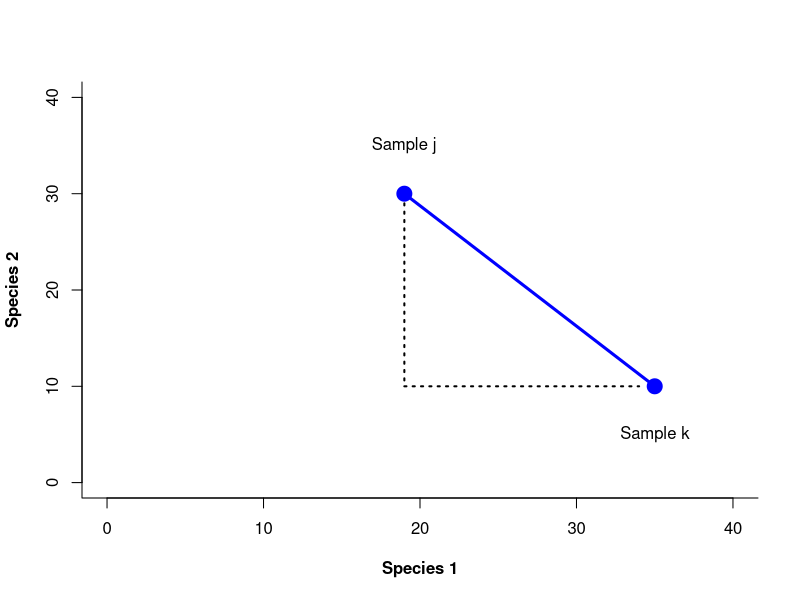
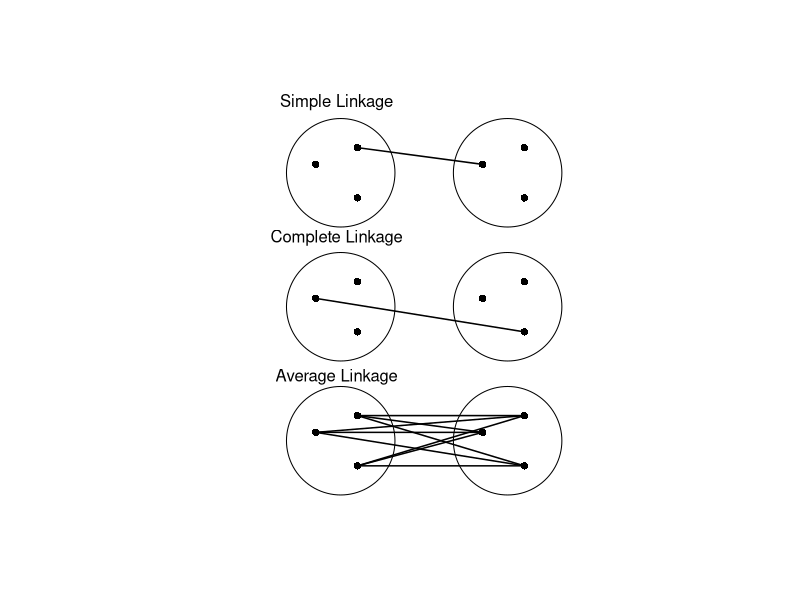
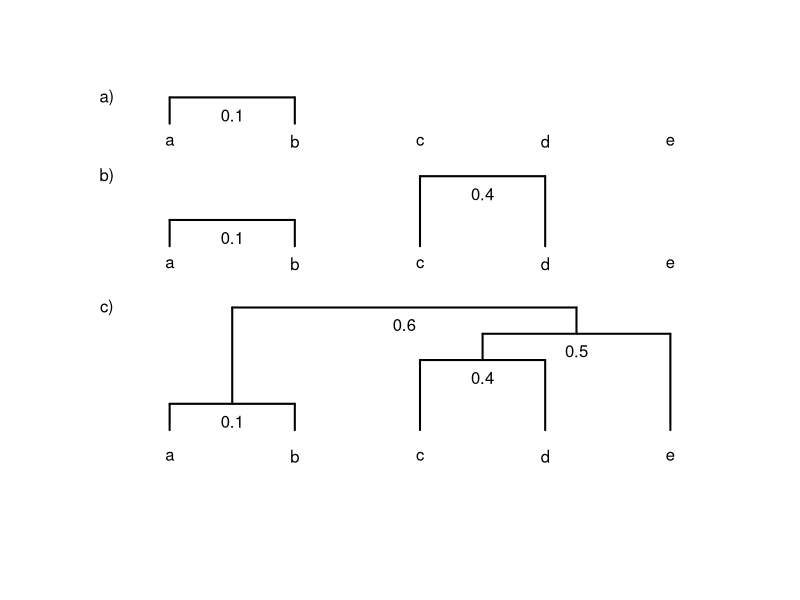
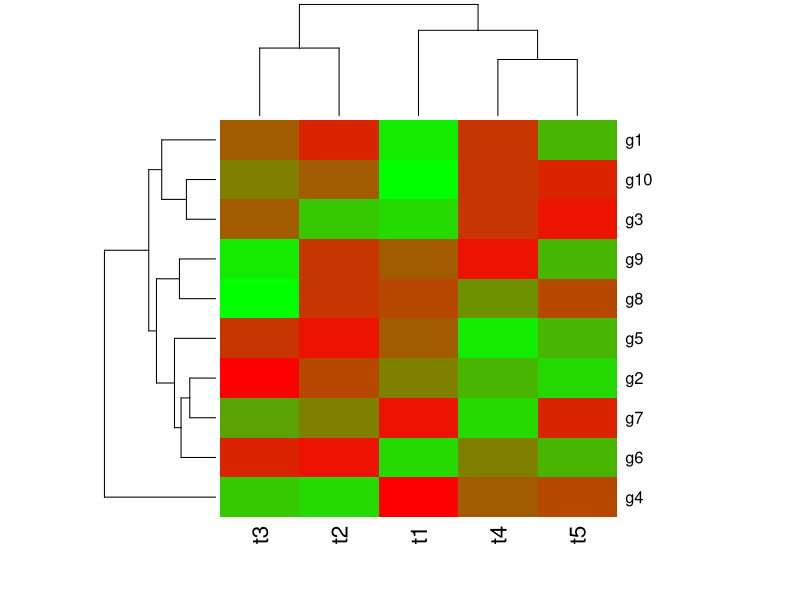
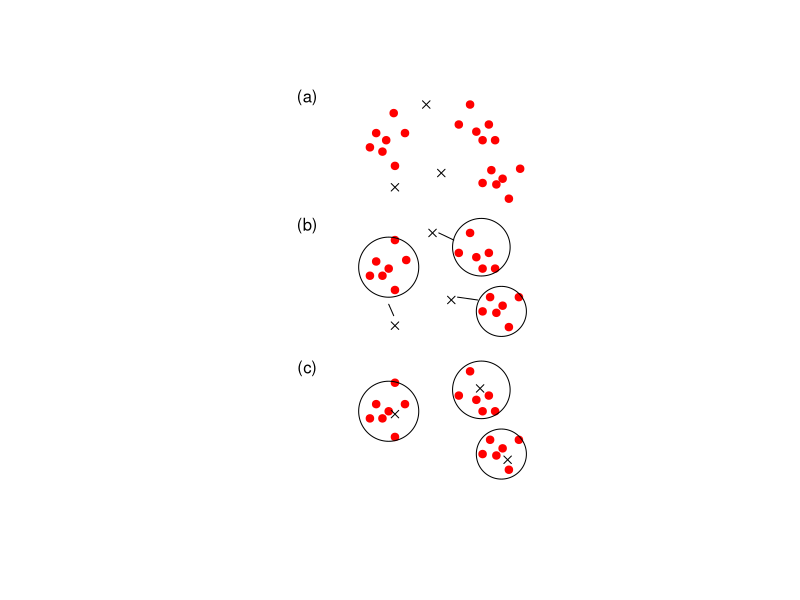
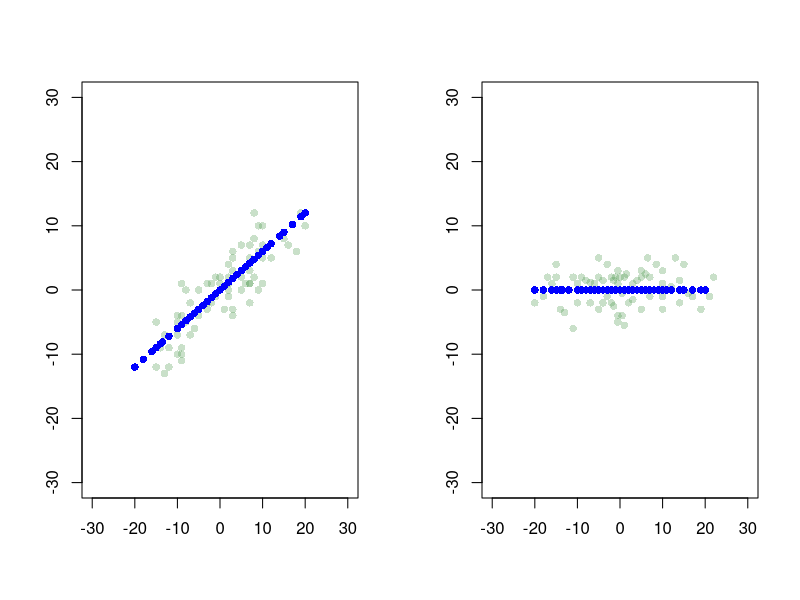
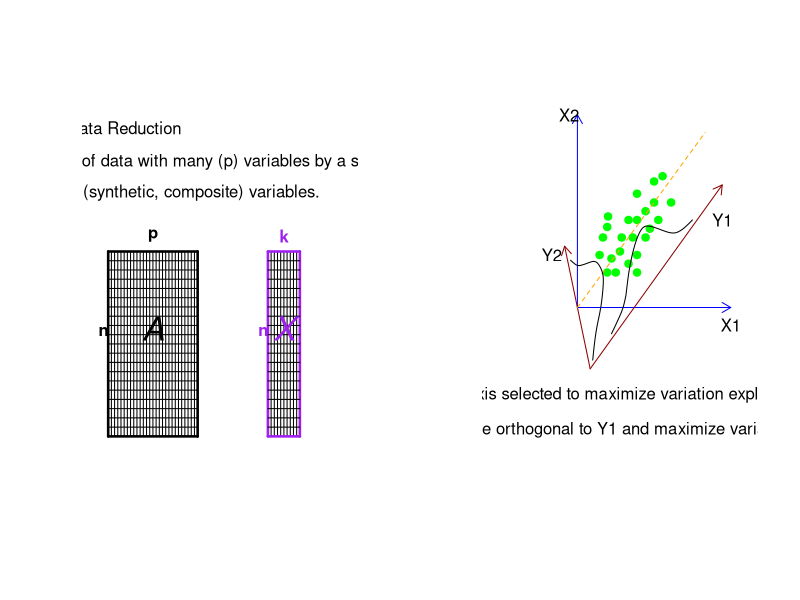
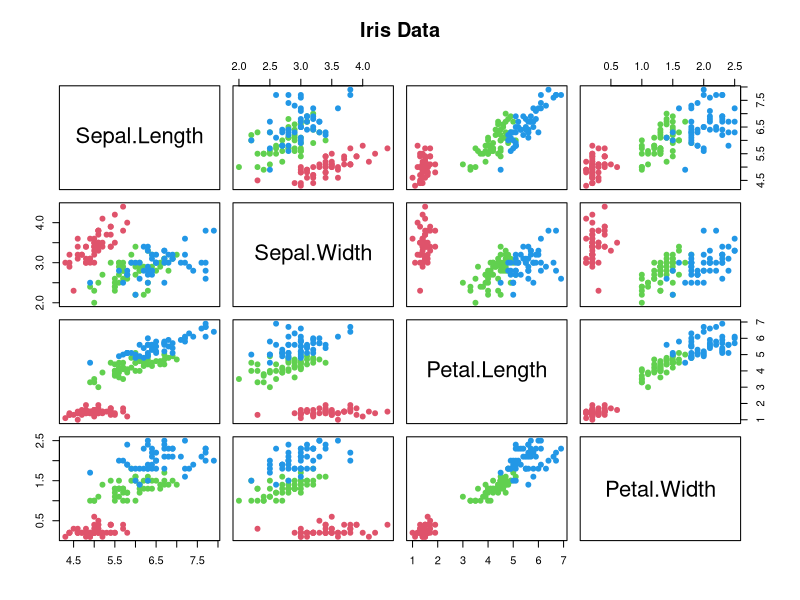

Write R code to recreate these figures, in order.
## ---- chunk 1
knitr::opts_chunk$set(echo = FALSE,kableExtra.auto_format = FALSE)

## ---- chunk 2
library(knitr)
my_tbl <- data.frame(Att=c("Attribute 1","Attribute 2", "Attribute 3", "Attribute 4", "Attribute 5", "Attribute 6",  "Attribute 7", "Attribute 8", "Attribute 9","Attribute 10"), Obj1=c(1,0,0,1,1,0,0,0,1,1),
Obj2=c(0,1,0,1,1,0,1,0,1,0))
my_tbl$sim=c("x","x",rep(("✓"),4), "x", rep(("✓"),2), "x")

knitr::kable(my_tbl, digits = 3, row.names = FALSE, caption = "**Table 3.1** List of shared attributes for two things",col.names = c("Attribute","Object 1","Object 2","Similarity"),  format="html",table.attr = "style='width:50%;'", align="c")

## ---- chunk 3
library(kableExtra)
dt<-data.frame(stringsAsFactors=TRUE,
               c("Object 1", "Object 2"),
               c("Present", "Absent"),
               c("a", "c"),
               c("b", "d"))
colnames(x = dt) <-c("", "", "Present", "Absent")
xt=kable(dt, caption= "**Table 3.2** Summary of shared and absent atributes",format="html",table.attr = "style='width:50%;'", align="c")
xt=kable_styling(xt,bootstrap_options = "bordered",
                full_width = FALSE, position="l")
xt=add_header_above(xt,c("", "", "Object 1", "Object 2"),
                   bold = FALSE)
column_spec(xt,column = 1:2, bold = TRUE)
## ---- chunk 4
#manually enter data
lkerie=c(rep(1, 19), rep(0,5))
lkontario=c(rep(1, 18),0,1,rep(0,4))
sp=1:24
lksp=data.frame(species=sp, erie=as.factor(lkerie), ontario=as.factor(lkontario))
lksp$erie=ordered(lksp$erie, c("1", "0"))
lksp$ontario=ordered(lksp$ontario, c("1", "0"))
knitr::kable(lksp, caption="**Table 3.3** Species presence and absence in lake Erie and lake Ontario (data from from Watson 1974)",  table.attr = "style='width:50%;'", align="c")
## ---- chunk 5
tlake=table(lksp[,c("erie","ontario")])
tlake

a=tlake[1,1]
b=tlake[1,2]
c=tlake[2,1]
d=tlake[2,2]

S_j=a/(a+b+c)
S_j
S_s=2*a/(2*a+b+c)
S_s



## ---- chunk 6
x=c(19, 35)
y=c(30, 10)
plot(x,y, xlim = c(0,40), ylim = c(0,40), xlab = "Species 1", ylab = "Species 2",frame.plot = FALSE, box(bty="l"), pch = 19, col = "blue", cex = 2, font.lab = 2, cex.main = 2)
text(x=19, y=35, labels = "Sample j")
text(x=35, y=5, labels = "Sample k")
lines(x,y, lwd = 3, col = "blue")
lines(c(19,19), c(29,10), lty = "dotted", lwd = 2)
lines(c(19,34), c(10,10), lty = "dotted", lwd = 2)
## ---- chunk 7
library(knitr)
nm=c("Species 1","Species 2", "Species 3", "Species 4", "Species 5", "Species 6",  "Species 7", "Species 8", "Species 9","Species 10")
eu <- data.frame(Att=nm, j=c(19,35,0,35,10,0,0,0,30,2), k=c(35,10,0,5,50,0,3,0,10,0), stringsAsFactors = FALSE)
eu$X2=(eu$j-eu$k)^2
sj=sum(eu$j)
sk=sum(eu$k)
sS=sum(eu$X2)
eu[11,1]="TOTAL"
eu[11,2:4]=c( sj,sk, sS)


knitr::kable(eu, digits = 3, row.names = FALSE, caption = "Species abundance and distance calculations for two samples",col.names = c("","Sample j","Sample k","$(X_j-X_k)^2$" ),  format="html",table.attr = "style='width:50%;'", align="c")

## ---- chunk 8
dist(rbind(eu$j[1:10], eu$k[1:10]), method = "euclidean")
## ---- chunk 9
nm=c("Species 1","Species 2", "Species 3")
meu <- data.frame(Att=nm, A=c(0,1,1), B=c(1,0,0),C=c(0,4,8), stringsAsFactors = FALSE)

knitr::kable(meu, digits = 3, row.names = FALSE, caption = "Species abundance versus species presence and Euclidean distance",col.names = c("","Sample A","Sample B","Sample C" ),  format="html",table.attr = "style='width:50%;'", align="c")

## ---- chunk 10
dist(t(meu[2:4]), method="euclidean", diag=TRUE)
## ---- chunk 11
library(plotrix)
plot(rbind(c(-3,9), c(-2,10), c(-2,7), c(1,9), c(2,10), c(2,7), c(-3,1), c(-2,2), c(-2,-1), c(1,1), c(2,2), c(2,-1), c(-3,-7), c(-2,-6), c(-2,-9), c(1,-7), c(2,-6), c(2,-9)), xlim = c(-8,7), ylim = c(-10, 13), xaxt = "n", yaxt = "n", frame.plot = FALSE, ann = FALSE, pch = 16)
draw.circle(-2.4,8.5,1.3)
draw.circle(1.6,8.5,1.3)
draw.circle(-2.4,0.5,1.3)
draw.circle(1.6,0.5,1.3)
draw.circle(-2.4,-7.5,1.3)
draw.circle(1.6,-7.5,1.3)
lines(c(-2,1), c(10,9), lwd=1.5)
lines(c(-3,2), c(1,-1), lwd=1.5)
lines(c(-3,1), c(-7,-7), lwd=1.5)
lines(c(-3,2), c(-7,-6), lwd=1.5)
lines(c(-3,2), c(-7,-9), lwd=1.5)
lines(c(-2,1), c(-6,-7), lwd=1.5)
lines(c(-2,2), c(-6,-6), lwd=1.5)
lines(c(-2,2), c(-6,-9), lwd=1.5)
lines(c(-2,1), c(-9,-7), lwd=1.5)
lines(c(-2,2), c(-9,-6), lwd=1.5)
lines(c(-2,2), c(-9,-9), lwd=1.5)
text(x=-2.5, y=12.7, labels = "Simple Linkage")
text(x=-2.5, y=4.6, labels = "Complete Linkage")
text(x=-2.5, y=-3.7, labels = "Average Linkage")
## ---- chunk 12
cls=data.frame(a=c(5,6,34,1,12),b=c(10,1,2,32,4),  c=c(1,59,32,3,4), d=c(2,63,1,2,45), e=c(4,3,4,90,2))
clsd=dist(t(cls), method="euclidean")
clsd
## ---- chunk 13
plot(rbind(c(0,0)), xlim = c(-50,50), ylim = c(-120, 100), frame.plot = FALSE, ann = FALSE, type = "n", xaxt = "n", yaxt = "n")
text(x=-40, y=75, labels = "a")
text(x=-20, y=75, labels = "b")
text(x=0, y=75, labels = "c")
text(x=20, y=75, labels = "d")
text(x=40, y=75, labels = "e")
text(x=-40, y=5, labels = "a")
text(x=-20, y=5, labels = "b")
text(x=0, y=5, labels = "c")
text(x=20, y=5, labels = "d")
text(x=40, y=5, labels = "e")
text(x=-40, y=-105, labels = "a")
text(x=-20, y=-105, labels = "b")
text(x=0, y=-105, labels = "c")
text(x=20, y=-105, labels = "d")
text(x=40, y=-105, labels = "e")
lines(c(-40,-40), c(85,100), lwd=2)
lines(c(-40,-20), c(100,100), lwd=2)
lines(c(-20,-20), c(100,85), lwd=2)
text(x=-30, y=90, labels = "0.1")
lines(c(-40,-40), c(15,30), lwd=2)
lines(c(-40,-20), c(30,30), lwd=2)
lines(c(-20,-20), c(30,15), lwd=2)
text(x=-30, y=20, labels = "0.1")
lines(c(0,0), c(15,55), lwd=2)
lines(c(0,20), c(55,55), lwd=2)
lines(c(20,20), c(55,15), lwd=2)
text(x=10, y=45, labels = "0.4")
lines(c(-40,-40), c(-90,-75), lwd=2)
lines(c(-40,-20), c(-75,-75), lwd=2)
lines(c(-20,-20), c(-75,-90), lwd=2)
text(x=-30, y=-85, labels = "0.1")
lines(c(0,0), c(-90,-50), lwd=2)
lines(c(0,20), c(-50,-50), lwd=2)
lines(c(20,20), c(-50,-90), lwd=2)
text(x=10, y=-60, labels = "0.4")
lines(c(10,10), c(-50,-35), lwd=2)
lines(c(10,40), c(-35,-35), lwd=2)
lines(c(40,40), c(-35,-90), lwd=2)
text(x=25, y=-45, labels = "0.5")
lines(c(-30,-30), c(-75,-20), lwd=2)
lines(c(-30,25), c(-20,-20), lwd=2)
lines(c(25,25), c(-20,-35), lwd=2)
text(x=-2.5, y=-30, labels = "0.6")
text(x=-50, y=100, labels = "a)")
text(x=-50, y=55, labels = "b)")
text(x=-50, y=-20, labels = "c)")
## ---- chunk 14
library(RColorBrewer)
set.seed(1)
y <- matrix(rnorm(50), 10, 5, dimnames=list(paste("g", 1:10, sep=""), paste("t", 1:5, sep="")))
colfunc <- colorRampPalette(c("green", "red"))
heatmap(y,col=colfunc(15))
## ---- chunk 15
library(plotrix)
plot(rbind(c(-4,9.5), c(-3.5,10.5), c(-3,9.2), c(-2.7,10), c(-2,8.2), c(-1.2,10.5),
           c(-2.1,11.9), c(3.1,11.1), c(4,12.5), c(4.5,10.6), c(5,10), c(5.5,11.1),
           c(6,10), c(5,7), c(5.7,7.9), c(6.1,6.9), c(6.6,7.3), c(7.1,5.9),c(8,8),
           c(-4,0.5),c(-3.5,1.5),c(-3,0.5),c(-2.5,1),c(-2,-0.5),c(-1.1,1.6),c(-2,3),
           c(3.1,2.1),c(4,3.5),c(4.5,1.8),c(5,1),c(5.5,2.1),c(6,1),c(5.6,-1),
           c(5,-2),c(6.6,-1.6),c(6.1,-2.1),c(7.1,-3.1),c(7.9,-1),c(-2,-7),
           c(-3.5,-8.5),c(-4,-9.5),c(-3,-9.5),c(-2.5,-9),c(-2,-10.8),
           c(-1.2,-8.5),c(4,-6.2),c(3.1,-7.9),c(4.5,-8.2),c(5,-9),c(5.5,-7.9),
           c(6,-9),c(5,-12),c(5.6,-11),c(6.1,-12.1),c(6.6,-11.6),c(7.1,-13.1),c(7.9,-11)),
     xlim = c(-25,25), ylim = c(-14,13), xaxt = "n", yaxt = "n",
     frame.plot = FALSE, ann = FALSE, pch = 21, bg="red", col="red")
points(rbind(c(-2,6.7),c(0.5,12.5),c(1,3.5),c(1.7,7.7),c(-2,-3),c(2.5,-1.2),
             c(-2,-9.2),c(4.8,-7.4),c(7,-12.4)),pch=4)
draw.circle(-2.5,1.1,2.4)
draw.circle(4.9,2.5,2.3)
draw.circle(6.5,-2,2)
draw.circle(-2.5,-9,2.4)
draw.circle(4.9,-7.5,2.3)
draw.circle(6.5,-12,2)
segments(-2.5,-1.5,-2.1,-2.3)
segments(2.7,3,1.5,3.5)
segments(4.6,-1.2,3,-1)
text(x=-9, y=13, labels = "(a)")
text(x=-9, y=4, labels = "(b)")
text(x=-9, y=-6, labels = "(c)")
## ---- chunk 16
x1 = c(-15,-12,-13,-15,-13,-14,-10,-9,-12,-10,-10,-9,-10,-9,-7,-6,-5,-8,-9,-8,-7,-5,
       -3,-3,-2,-1,-9,-3,-2,-1,0,0,1,3,3,2,2,7,2,2,3,3,3,2,5,9,6,5,7,5,7,7,8,10,8,9,
       10,7,8,7,10,9,10,12,15,16,18,20,19)
y1 = c(-12,-9,-13,-5,-7,-9,-10,-10,-12,-5,-7,-9,-4,-4,-7,-6,-4,-5,1,0,-2,0,-3,-2,-2,
       -1,-11,1,1,2,1,2,-3,-4,-3,-1,0,-2,1,2,3,5,6,4,0,0,1,2,1,7,1,3,2,1,12,10,10,
       7,8,5,7,6,5,5,8,7,6,10,12)
x2 = seq(-10,12,1)
y2 = x2*3/5
x3 = c(-20,-18,-15,-16,-16,-15,-17,-15,-14,-13,-11,-10,-7,-7,-11,-10,-9,-8,-7,-6,-5,
       -5,-4,-5,-3,-2,-1.5,-1,-0.5,-0.5,0,1,1.5,3,4,5,6,5,7,6.5,8.5,10,10,12,14,13,
       15,22,21,19,17,16,14,10,10,9,8,5,7,-5,-4,-3,-2,-1.5,-1,0.5,-0.5,-0.5,1,0.5,1,
       2,3)
y3 = c(-2,-1,0,0,1,2,2,4,-3,-3.5,-6,-2,-2,0,2,1,2,1.5,1.2,1,0,2,1.5,5,4,2,1.5,2,3,1,
       2,2,2.5,1,1.5,2,2.5,3,2,5,4,1,3,0.5,1.5,5,4,2,-1,-3,-1,-0.5,-2,-3,-1,0,0,-3,
       -1,-3,-2,-1,-2,-2.5,0,-4,-4,-5,-5.5,-0.5,0,-2,-1.5)
x4 = seq(-10,12,1)
y4 = rep(0,length(x4))
par(mfrow=c(1,2))
plot(x1,y1,xlim = c(-30,30),ylim=c(-30,30),ann=FALSE,pch=16, col=rgb(red=0.3, green=0.6, blue=0.3, alpha=0.3))
points(x2,y2,pch=16,col="blue")
points(rbind(c(14,14*3/5),c(15,15*3/5),c(17,17*3/5),c(19,19*3/5),c(20,20*3/5),
             c(-12,-12*3/5),c(-13.5,-13.5*3/5),c(-14,-14*3/5),c(-15,-15*3/5),
             c(-16,-16*3/5),c(-18,-18*3/5),c(-20,-20*3/5)),pch=16,col="blue")
plot(x3,y3,xlim = c(-30,30),ylim=c(-30,30),ann=FALSE,pch=16, col=rgb(red=0.3, green=0.6, blue=0.3, alpha=0.3))
points(x4,y4,pch=16,col="blue")
points(rbind(c(14,0),c(15,0),c(17,0),c(19,0),c(20,0),c(-12,0),c(-13.5,0),
             c(-14,0),c(-15,0),c(-16,0),c(-18,0),c(-20,0)),pch=16,col="blue")
## ---- chunk 17
plot(0,pch = '',ann=FALSE,frame.plot = FALSE,axes = FALSE,
     xlim = c(-40,40),ylim = c(-75,50))
text(x=-30, y=40, labels = "Data Reduction")
text(x=-1, y=29, labels = "• summarization of data with many (p) variables by a smaller set of (k)")
text(x=-15, y=19, labels = "derived (synthetic, composite) variables.")
segments(-35,0,-35,-60, lwd = 2.5)
segments(-34,0,-34,-60)
segments(-33,0,-33,-60)
segments(-32,0,-32,-60)
segments(-31,0,-31,-60)
segments(-30,0,-30,-60)
segments(-29,0,-29,-60)
segments(-28,0,-28,-60)
segments(-27,0,-27,-60)
segments(-26,0,-26,-60)
segments(-25,0,-25,-60)
segments(-24,0,-24,-60)
segments(-23,0,-23,-60)
segments(-22,0,-22,-60)
segments(-21,0,-21,-60)
segments(-20,0,-20,-60)
segments(-19,0,-19,-60)
segments(-18,0,-18,-60)
segments(-17,0,-17,-60)
segments(-16,0,-16,-60)
segments(-15,0,-15,-60)
segments(-14,0,-14,-60)
segments(-13,0,-13,-60)
segments(-12,0,-12,-60)
segments(-11,0,-11,-60)
segments(-10,0,-10,-60)
segments(-9,0,-9,-60)
segments(-8,0,-8,-60)
segments(-7,0,-7,-60, lwd = 2.5)
segments(-35,0,-7,0, lwd = 2.5)
segments(-35,-3,-7,-3)
segments(-35,-6,-7,-6)
segments(-35,-9,-7,-9)
segments(-35,-12,-7,-12)
segments(-35,-15,-7,-15)
segments(-35,-18,-7,-18)
segments(-35,-21,-7,-21)
segments(-35,-24,-7,-24)
segments(-35,-27,-7,-27)
segments(-35,-30,-7,-30)
segments(-35,-33,-7,-33)
segments(-35,-36,-7,-36)
segments(-35,-39,-7,-39)
segments(-35,-42,-7,-42)
segments(-35,-45,-7,-45)
segments(-35,-48,-7,-48)
segments(-35,-51,-7,-51)
segments(-35,-54,-7,-54)
segments(-35,-57,-7,-57)
segments(-35,-60,-7,-60, lwd = 2.5)
text(-21,5, labels = "p", font = 2)
text(-36.5,-26, labels = "n", font = 2)
text(-21,-25, labels = "A", font = 3, cex = 2)
segments(15,0,15,-60, lwd = 2.5, col = "purple")
segments(16,0,16,-60)
segments(17,0,17,-60)
segments(18,0,18,-60)
segments(19,0,19,-60)
segments(20,0,20,-60)
segments(21,0,21,-60)
segments(22,0,22,-60)
segments(23,0,23,-60)
segments(24,0,24,-60)
segments(25,0,25,-60, lwd = 2.5, col = "purple")
segments(15,0,25,0, lwd = 2.5, col = "purple")
segments(15,-3,25,-3)
segments(15,-6,25,-6)
segments(15,-9,25,-9)
segments(15,-12,25,-12)
segments(15,-15,25,-15)
segments(15,-18,25,-18)
segments(15,-21,25,-21)
segments(15,-24,25,-24)
segments(15,-27,25,-27)
segments(15,-30,25,-30)
segments(15,-33,25,-33)
segments(15,-36,25,-36)
segments(15,-39,25,-39)
segments(15,-42,25,-42)
segments(15,-45,25,-45)
segments(15,-48,25,-48)
segments(15,-51,25,-51)
segments(15,-54,25,-54)
segments(15,-57,25,-57)
segments(15,-60,25,-60, lwd = 2.5, col = "purple")
text(20,5, labels = "k", font = 2, col = "purple")
text(13.5,-26, labels = "n", font = 2, col = "purple")
text(20,-25, labels = "X", font = 3, cex = 2, col = "purple")
## ---- chunk 18
library(kableExtra)
dt<-data.frame(stringsAsFactors = FALSE,
               c("Principal component analysis (PCA)", "Correspondence analysis (CA)", "Principal coordinate analysis (PCoA), metric (multidimensional) scaling, classical scaling", "Nonmetric multidimensional scaling (nMDS)"),
               c("Euclidean", "X^2", "Any", "Any"),
               c("Quantitative data", "Non-negative, quantitiative or binary data; species frequencies or presence/absence data", "Quantitative, semiquantitative, qualitative, or mixed", "Quantitative, semiquantitative, qualitative, or mixed"))
colnames(x = dt) <-c("Method", "Distance", "Variables")
knitr::kable(dt, caption= "Domains of Application of Ordination Methods (adpated from Legnedre & Lengendre 2012) ",  align="l", padding=10)
#xt=kable_classic(xt, full_width = F, table.attr = "style='width:50%;'", align="c")

#column_spec(xt, column = 1:3, extra_css = "vertical- align:bottom;")
## ---- chunk 19
ctlns<-list(structure(list(level = 10, x = c(-0.8,0,1,2,2.5,3,3.1,2.8,2.3,2,1.8),
                           y = c(2.7,2.3,2.5,2.7,2.5,2,1.5,0,-1,-2,-3)),
                      .Names = c("level", "x", "y")))
ctlns2<-list(structure(list(level = 10, x = c(4,5.4,5.7,6,6.5,7,7.5,8,9,10.5,11.5,12.5,13.5),
                           y = c(-1.5,-0.1,0.7,2,3.2,4,4.5,4.7,4.6,4.3,4.2,4.5,5)),
                      .Names = c("level", "x", "y")))
x <- seq(0, 40, length=1000)
y <- dnorm(x, mean=3, sd=0.3)*-cosh(60)+2
#plot(x,y,type="l", xlab="time", ylab="Sine wave",frame.plot = FALSE,ann=FALSE,
 #    xlim = c(-6,20),ylim = c(-6,12),axes = FALSE)
plot(rbind(c(2.6,3),c(3,4),c(3.5,4.6),c(3.6,5.2),c(3.5,2),c(4,2.8),c(4.5,2),
           c(5,3.2),c(5.2,4),c(6,2.5),c(6,5),c(6.5,4),c(7,2),c(7,3),c(7,6.5),
           c(7,5),c(8,4),c(8,5.5),c(8.5,4.5),c(9,6),c(9,7.2),c(9.5,5),c(10,7.5),
           c(11,6)),pch = 21,ann=FALSE,frame.plot = FALSE,axes = FALSE,
     xlim = c(-10,20),ylim = c(-10,12),col="green",bg="green")
arrows(0,0,18,0,col="blue",cex=3,length = 0.1)
arrows(0,0,0,11,col="blue",cex=3,length = 0.1)
arrows(1.5,-3.5,-1.5,3.5,col="darkred",cex=3,length = 0.1)
arrows(1.5,-3.5,17,7,col="darkred",cex=3,length = 0.1)
segments(0,0,15,10,col="orange",cex=3,lty="dashed")
text(x=18, y=-1, labels = "X1")
text(x=-1, y=11, labels = "X2")
text(x=17, y=5, labels = "Y1")
text(x=-3, y=3, labels = "Y2")
xspline(ctlns[[1]], shape=1)
xspline(ctlns2[[1]], shape=1)

text(x=5, y=-5, "Y1 axis selected to maximize variation explained")
text(x=5, y=-7, "Y2 axis must be orthogonal to Y1 and maximize variation explained")
## ---- chunk 20

data("iris")
str(iris); summary(iris[1:4])
pairs(iris[1:4],main="Iris Data", pch=19, col=as.numeric(iris$Species)+1)
## ---- chunk 21
pca <- prcomp(iris[,1:4])
summary(pca)
apply(iris[,1:4], 2, var)
## ---- chunk 22

pca2 <- prcomp(iris[,1:4], scale=TRUE)
summary(pca2)
## ---- chunk 23
screeplot(pca2, type="lines")
